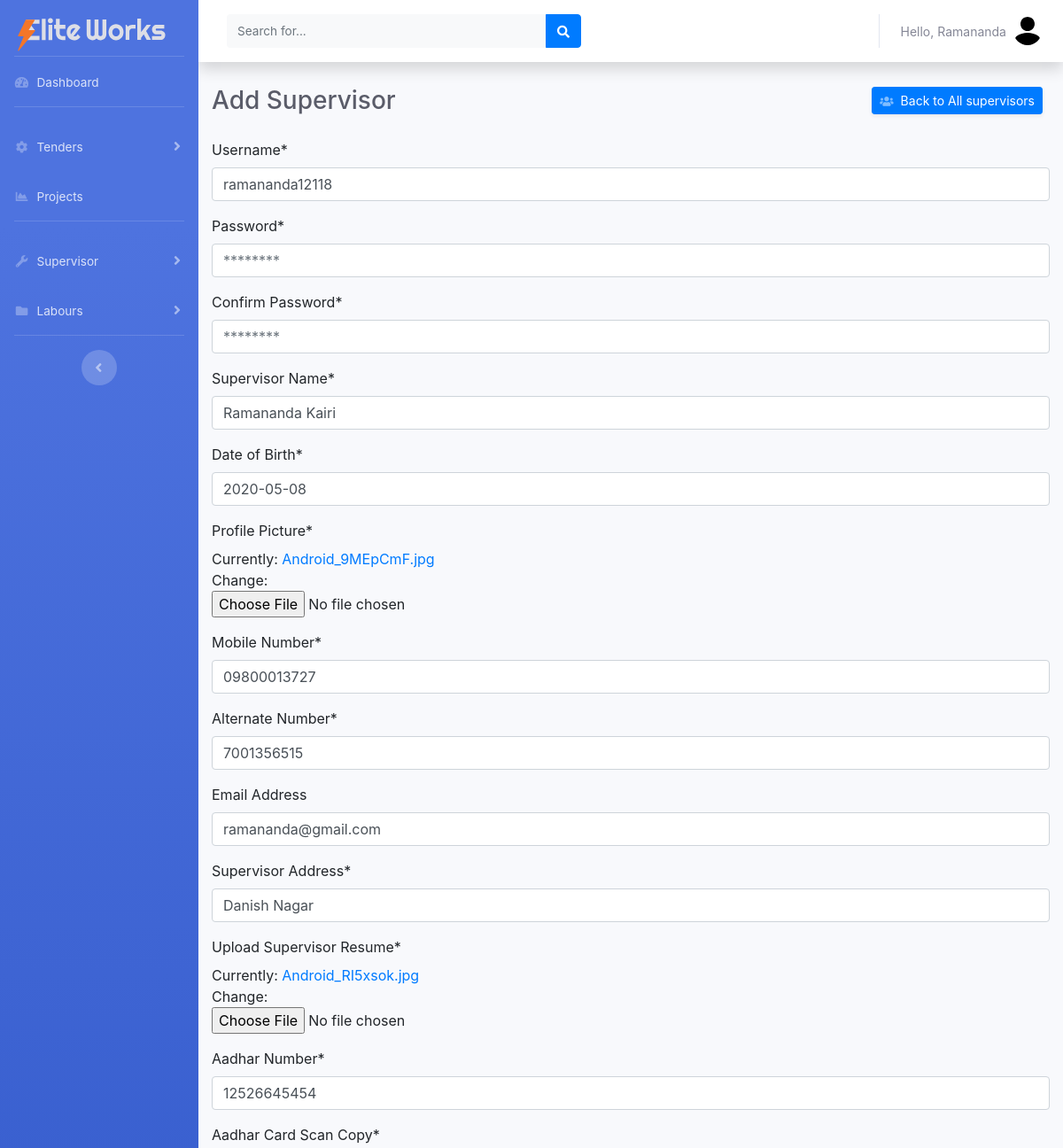
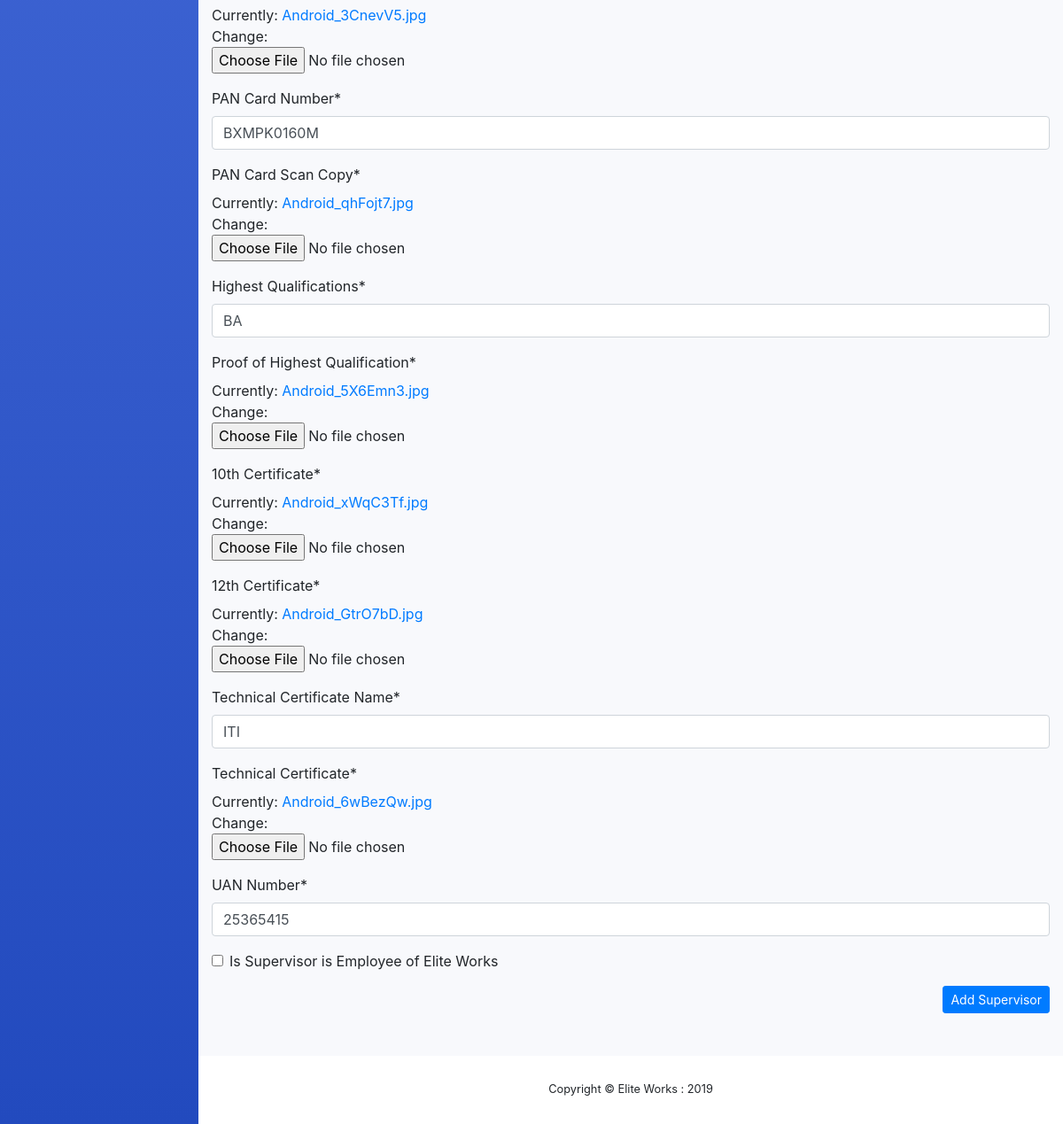
The app's page /edit_supervisor/1 (signed in) with its own data (2 pictures, top to bottom).
### manpower/models.py (models this page shows, shortened)
class SuperVisors(models.Model):
    username = models.CharField(
        'Username', max_length=50, blank=False, unique=True)
    password = models.CharField('Password', max_length=50, blank=False)
    re_password = models.CharField(
        'Confirm Password', max_length=50, blank=False)
    name = models.CharField('Supervisor Name', max_length=250, blank=False)
    dateofbirth = models.DateField('Date of Birth', default=timezone.now)
    image = models.FileField('Profile Picture', blank=False, null=False)
    mobile_number = models.CharField('Mobile Number', max_length=15)
    alter_number = models.CharField('Alternate Number', max_length=15)
    email = models.EmailField(
        'Email Address', null=True, blank=True, unique=True)
    address = models.CharField('Supervisor Address', max_length=500)
    resume = models.FileField(
        'Upload Supervisor Resume', blank=False, null=False)
    aadhar_number = models.CharField('Aadhar Number', max_length=20)
    aadhar_photo = models.FileField(
        'Aadhar Card Scan Copy', blank=False, null=False)
    pan_number = models.CharField('PAN Card Number', max_length=20)
    pan_photo = models.FileField('PAN Card Scan Copy', blank=False, null=False)
    highest_qual = models.CharField('Highest Qualifications', max_length=200)
    highest_qual_photo = models.FileField(
        'Proof of Highest Qualification', blank=False)
    ten_certi = models.FileField('10th Certificate', blank=False)
    twelve_certi = models.FileField('12th Certificate', blank=False)
    tech_certificate_name = models.CharField(
        'Technical Certificate Name', max_length=300)
    tech_certi = models.FileField('Technical Certificate', blank=False)
    UAN_number = models.CharField('UAN Number', max_length=200)
    is_employee = models.BooleanField(
        'Is Supervisor is Employee of Elite Works')
    class Meta:
        verbose_name = 'Supervisors List'
        verbose_name_plural = 'Supervisors List'

### manpower/decoraters.py (the view)
        def wrapper_func(request, *args, **kwargs):
            group = None
            if request.user.groups.exists():
                group = request.user.groups.all()[0].name
            if group in allowed_roles:
                return view_func(request, *args, **kwargs)
            else:
                return HttpResponseRedirect('/uaaccess/')

### manpower/forms.py
class SupervisorForm(forms.ModelForm):
    class Meta:
        model = SuperVisors
        fields = '__all__'
        widgets = {
            'password': forms.PasswordInput(attrs={'placeholder': '********', 'autocomplete': 'off', 'data-toggle': 'password'}),
            're_password': forms.PasswordInput(attrs={'placeholder': '********', 'autocomplete': 'off', 'data-toggle': 'password'}),
            'dateofbirth': DatePickerInput(format='%Y-%m-%d')
        }

### manpower/decoraters.py (called while the page is built)
def allowed_users(allowed_roles=[]):
    def decorator(view_func):
        def wrapper_func(request, *args, **kwargs):
            group = None
            if request.user.groups.exists():
                group = request.user.groups.all()[0].name
            if group in allowed_roles:
                return view_func(request, *args, **kwargs)
            else:
                return HttpResponseRedirect('/uaaccess/')
        return wrapper_func
    return decorator

### manpower/views.py (called while the page is built)
@allowed_users(allowed_roles=['master', 'admin'])
def edit_supervisor(request, id):
    editSupervisor = SuperVisors.objects.get(id=id)
    form = SupervisorForm(instance=editSupervisor)
    if request.method == 'POST':
        form = SupervisorForm(request.POST, request.FILES,
                              instance=editSupervisor)
        if form.is_valid():
            form.save()
            return redirect('/supervisors/')
    else:
        form = SupervisorForm(instance=editSupervisor)
    context = {'form': form}
    return render(request, 'manpower/create_supervisor.html', context)

### manpower/templates/manpower/create_supervisor.html (shortened to what this page needs)
{% extends "manpower/base.html" %}
{% load crispy_forms_tags %}
{% block content %}
{% load bootstrap4 %}
{% bootstrap_css %}
<div class="container">
    <div class="d-sm-flex align-items-center justify-content-between mb-4">
        <h1 class="h3 mb-0 text-gray-800">Add Supervisor</h1>
        <a href="{% url 'supervisors' %}"
            class="d-xs-block my-1 mr-2 px-2 d-sm-inline-block btn btn-sm btn-primary shadow-sm"><i
                class="fas fa-users fa-sm text-white-50 pr-2"></i>Back to All supervisors</a>
    </div>
    <form method='POST' enctype=multipart/form-data autocomplete="off">
        {{form|crispy}}
        <div class=" text-right">
            <button type="submit" class="d-none d-md-inline-block btn btn-sm btn-primary shadow-md">Add
                Supervisor</button>
        </div>
    </form>
</div>
{% endblock content %}

### manpower/templates/manpower/base.html (shortened to what this page needs)
{% load static %}
{% url 'dashboard' as dashboard %}
{% url 'tender' as tender %}
{% url 'suprervisor' as suprervisor %}
{% url 'labour' as labour %}
<!DOCTYPE html>
<html lang="en">
<head>
    <link href="{% static 'vendor/fontawesome-free/css/all.min.css' %}" rel="stylesheet" type="text/css">
    <link rel="stylesheet"
        href="https://cdn.jsdelivr.net/npm/bootstrap-select@1.13.14/dist/css/bootstrap-select.min.css">
    <link href="{% static 'css/sb-admin-2.min.css' %}" rel="stylesheet">
    <link href="{% static 'css/main.css' %}" rel="stylesheet">
    <link href="{% static 'vendor/datatables/dataTables.bootstrap4.min.css' %}" rel="stylesheet">
</head>
<body id="page-top">
    <div id="wrapper">
        <ul class="navbar-nav bg-gradient-primary sidebar sidebar-dark accordion" id="accordionSidebar">
            <div class="logo">
                <a class="navbar-brand" href="{% url 'dashboard' %}">
                    <img src="{% static 'img/elite_works_logo.svg' %}" alt="Elite Works Logo">
                </a>
            </div>
            <hr class="sidebar-divider my-0">
            <li class="nav-item {% if request.path == dashboard %} active {%endif%}">
                <a class="nav-link" href="{% url 'dashboard' %}">
                    <i class="fas fa-fw fa-tachometer-alt"></i>
                    <span>Dashboard</span></a>
            </li>
            <hr class="sidebar-divider">
            {% if request.user.is_staff %}
            <li class="nav-item {% if request.path == tender %} active {%endif%}">
                <a class="nav-link collapsed" href="{% url 'tenders'  %}" data-toggle="collapse"
                    data-target="#collapseTwo" aria-expanded="true" aria-controls="collapseTwo">
                    <i class="fas fa-fw fa-cog"></i>
                    <span>Tenders</span>
                </a>
            </li>
            {% endif %}
            <li class="nav-item {% if request.path == project %} active {%endif%}">
                <a class="nav-link" href="{% url 'projects' %}">
                    <i class="fas fa-fw fa-chart-area"></i>
                    <span>Projects</span></a>
            </li>
            {% if request.user.is_staff %}
            <hr class="sidebar-divider">
            <li class="nav-item {% if request.path == project %} active {%endif%}">
                <a class="nav-link collapsed" href="#" data-toggle="collapse" data-target="#collapseUtilities"
                    aria-expanded="true" aria-controls="collapseUtilities">
                    <i class="fas fa-fw fa-wrench"></i>
                    <span>Supervisor</span>
                </a>
            </li>
            {% endif %}
            {% if request.user.is_staff %}
            <li class="nav-item {% if request.path == project %} active {%endif%}">
                <a class="nav-link collapsed" href="#" data-toggle="collapse" data-target="#collapsePages"
                    aria-expanded="true" aria-controls="collapsePages">
                    <i class="fas fa-fw fa-folder"></i>
                    <span>Labours</span>
                </a>
            </li>
            {% endif %}
            <hr class="sidebar-divider d-none d-md-block">
            <div class="text-center d-none d-md-inline">
                <button class="rounded-circle border-0" id="sidebarToggle"></button>
            </div>
        </ul>
        <div id="content-wrapper" class="d-flex flex-column">
            <div id="content">
                <nav class="navbar navbar-expand navbar-light bg-white topbar mb-4 static-top shadow">
                    <form
                        class="d-none d-sm-inline-block form-inline mr-auto ml-md-3 my-2 my-md-0 mw-100 navbar-search">
                        <div class="input-group">
                            <input type="text" class="form-control bg-light border-0 small" placeholder="Search for..."
                                aria-label="Search" aria-describedby="basic-addon2">
                            <div class="input-group-append">
                                <button class="btn btn-primary" type="button">
                                    <i class="fas fa-search fa-sm"></i>
                                </button>
                            </div>
                        </div>
                    </form>
                    <ul class="navbar-nav ml-auto">
                        <li class="nav-item dropdown no-arrow">
                            <a class="nav-link dropdown-toggle" href="#" id="userDropdown" role="button"
                                data-toggle="dropdown" aria-haspopup="true" aria-expanded="false">
                                <span class="mr-2 d-none d-lg-inline text-gray-600 small">Hello,
                                    {{request.user.first_name}}</span>
                                <img class="img-profile rounded-circle" src="{% static 'img/user_logo.svg' %}">
                            </a>
                        </li>
                    </ul>
                </nav>
                {% block content %}
                {% endblock content %}
            </div>
            <footer class="sticky-footer bg-white">
                <div class="container my-auto">
                    <div class="copyright text-center my-auto">
                        <span>Copyright &copy; Elite Works : 2019</span>
                    </div>
                </div>
            </footer>
        </div>
    </div>
</body>
</html>

### static/css/main.css (style rules this page uses)
.logo img { vertical-align: middle; border-style: none; width: 90%; padding-left: 20px; padding-top: 15px; }

### records on screen
SuperVisors: username "ramananda12118", name "Ramananda Kairi", dateofbirth "2020-05-08", mobile_number "09800013727", alter_number "7001356515", email "ramananda@gmail.com", address "Danish Nagar", aadhar_number "12526645454", pan_number "BXMPK0160M", highest_qual "BA", tech_certificate_name "ITI", UAN_number "25365415"

### other values on screen
{{ request.user.first_name }} "Ramananda"
